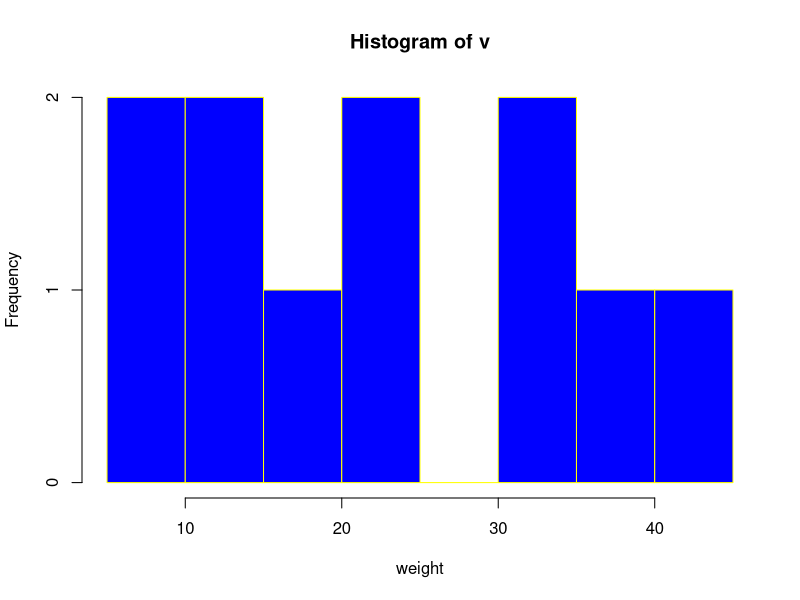

Here is the R script that generated this plot:
v<- c(9,13,21,8,36,22,12,41,31,33,19)
png(file="histogram.png")
hist(v,xlab="weight",col="blue",border="yellow")
dev.off()